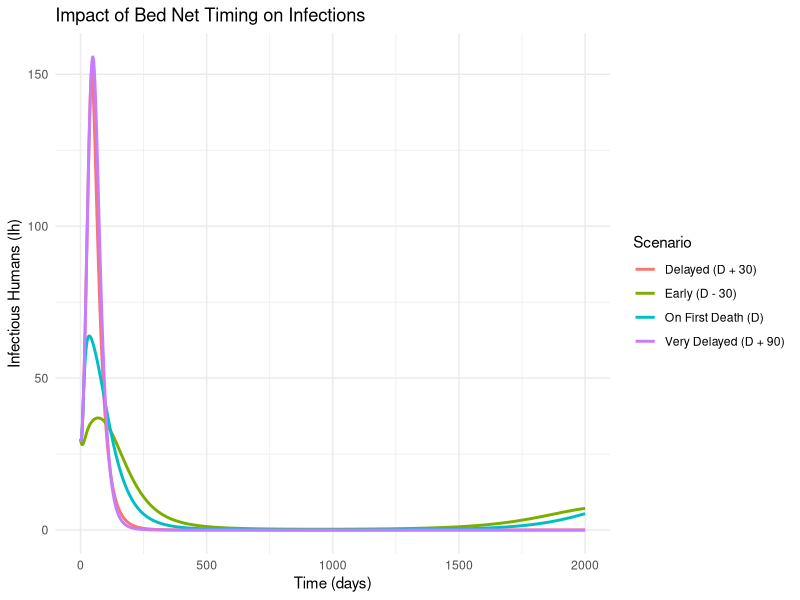
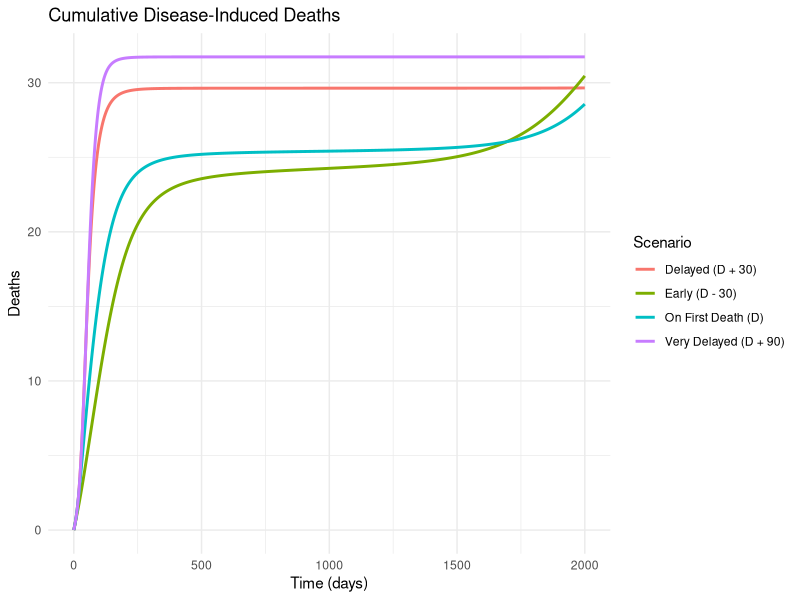
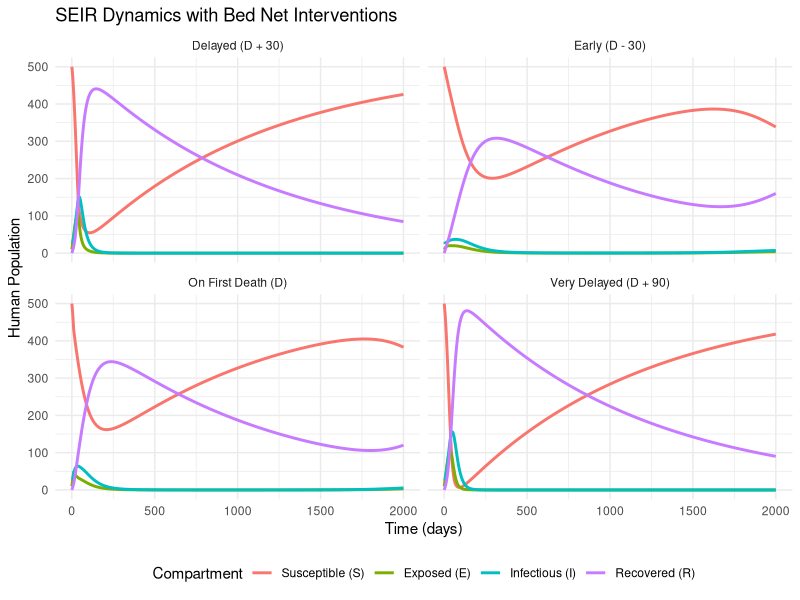
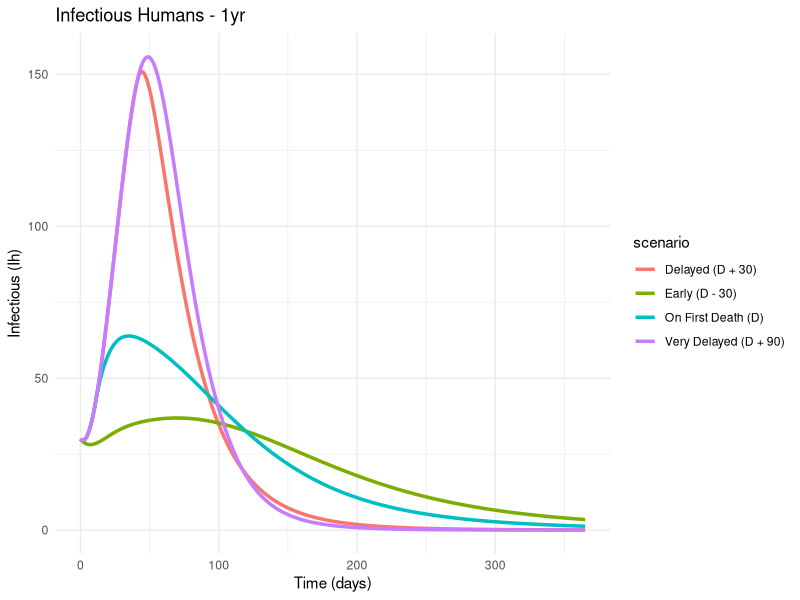
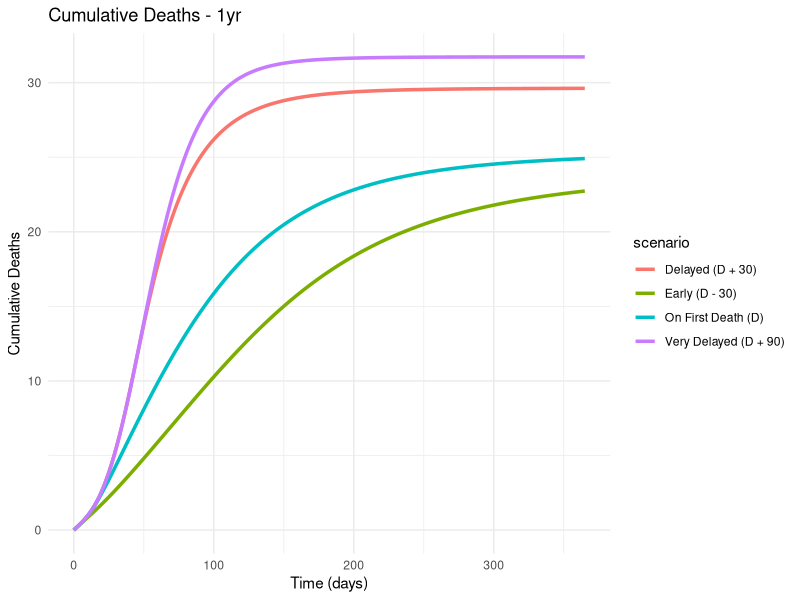
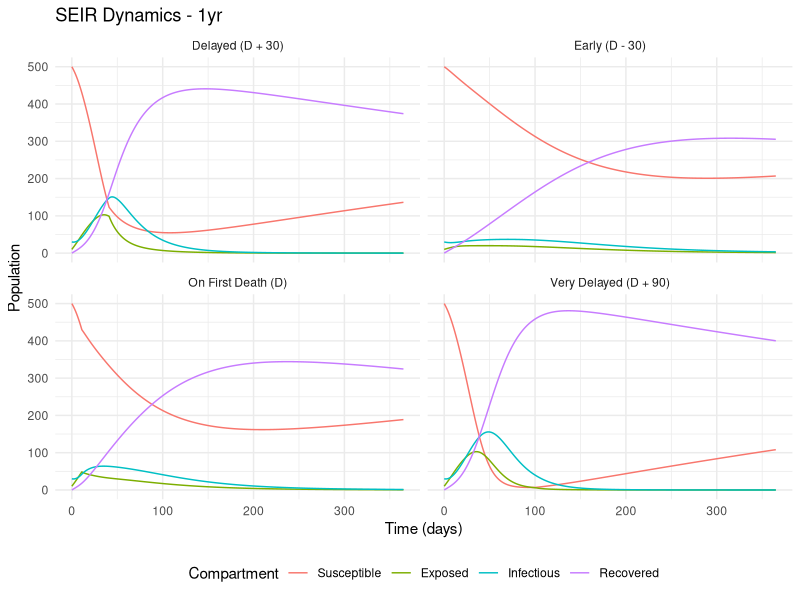
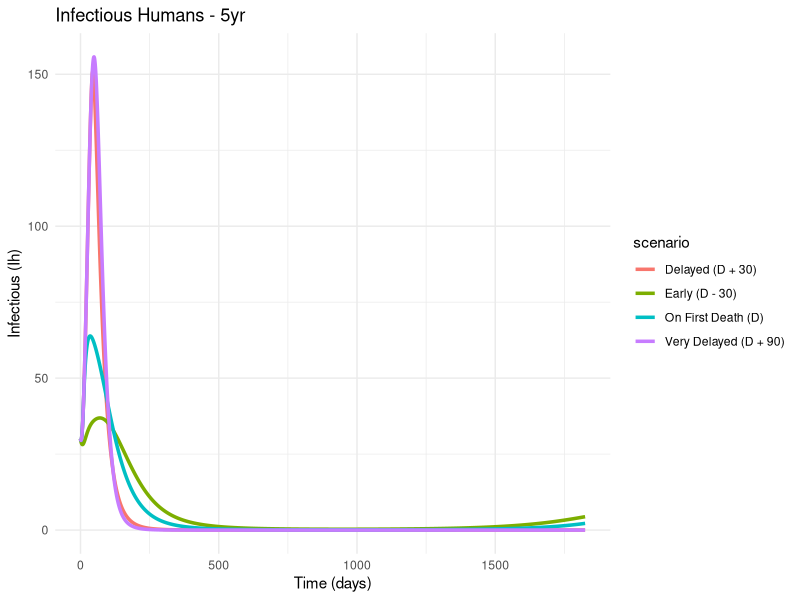
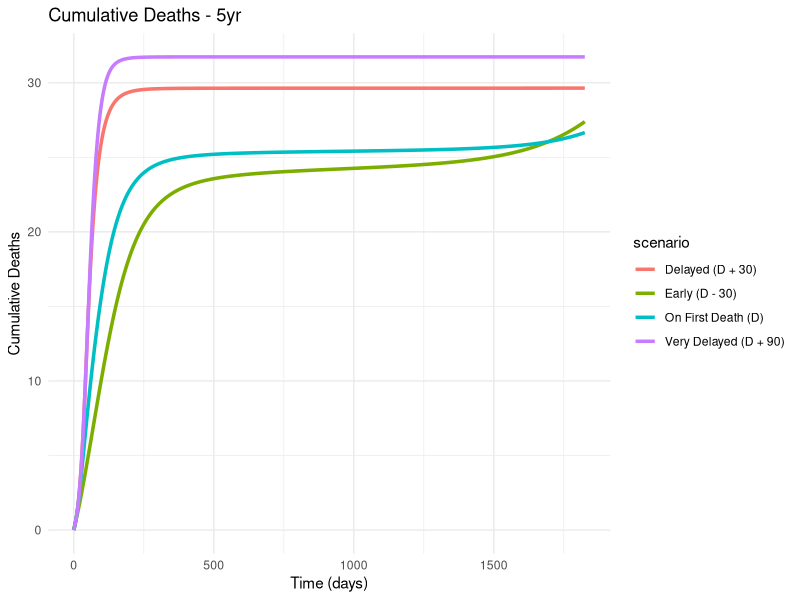

The R script that drew these images, in order:
library(deSolve)
library(ggplot2)
library(dplyr)
library(tidyr)

# ------------------------------------------
# Logistic SEIR-SEI Model with Bed Nets
# ------------------------------------------

diff_HV_bednets_logistic <- function(t, pop, para){
  # State variables
  Sh <- pop[1]; Eh <- pop[2]; Ih <- pop[3]; Rh <- pop[4]
  Ddh <- pop[5]; Dmh <- pop[6]; Sv <- pop[7]; Ev <- pop[8]; Iv <- pop[9]; Dv <- pop[10]
  
  # Totals
  Nh <- Sh + Eh + Ih + Rh
  Nv <- Sv + Ev + Iv
  
  # Time-dependent bed net efficacy
  eta_t <- ifelse(t >= para$t_bednets, para$eta, 0)
  alpha_eff <- (1 - eta_t) * para$alpha
  
  # Force of infection
  lambda_h <- para$f_h * alpha_eff * para$p_h * Iv / Nh
  lambda_v <- para$f_h * alpha_eff * para$p_v * Ih / Nh
  
  # Human equations
  dSh  <- para$b_h * Nh - lambda_h * Sh + para$omega * Rh - para$mu_h * Sh
  dEh  <- lambda_h * Sh - para$sigma_h * Eh - para$mu_h * Eh
  dIh  <- para$sigma_h * Eh - para$gamma * Ih - (para$mu_h + para$d) * Ih
  dRh  <- para$gamma * Ih - para$omega * Rh - para$mu_h * Rh
  dDdh <- para$d * Ih
  dDmh <- para$mu_h * (Sh + Eh + Ih + Rh)
  
  # Vector equations (logistic birth)
  logistic_birth <- para$b_v * Nv * (1 - Nv / para$K_v)
  dSv  <- logistic_birth - lambda_v * Sv - para$mu_v * Sv
  dEv  <- lambda_v * Sv - para$sigma_v * Ev - para$mu_v * Ev
  dIv  <- para$sigma_v * Ev - para$mu_v * Iv
  dDv  <- para$mu_v * (Sv + Ev + Iv)
  
  return(list(c(dSh, dEh, dIh, dRh, dDdh, dDmh, dSv, dEv, dIv, dDv)))
}

# ODE solver
ODE_SEIRSEI_bednets_logistic <- function(para, ICs, maxtime) {
  t_seq <- seq(0, maxtime, by = 1)
  result <- ode(y = ICs, times = t_seq, func = diff_HV_bednets_logistic, parms = para, method = "ode45")
  return(as.data.frame(result))
}

# ------------------------------------------
# Parameters and Initial Setup
# ------------------------------------------
para <- list(
  b_h = 1.1e-5, b_v = 0.25, f_h = 0.6, alpha = 0.8,
  p_h = 0.2, p_v = 0.5, sigma_h = 1/10, sigma_v = 1/15,
  gamma = 1/20, omega = 0.0009, d = 0.003,
  mu_h = 1.1e-5, mu_v = 0.1,
  eta = 0.6,         # bed net efficacy
  t_bednets = Inf,   # intervention day (to be updated in scenarios)
  K_v = 5000         # carrying capacity
)

ICs <- c(
  Sh = 500, Eh = 10, Ih = 30, Rh = 0,
  Ddh = 0, Dmh = 0,
  Sv = 4000, Ev = 100, Iv = 50, Dv = 0
)

maxtime <- 2000

# ------------------------------------------
# Step 1: Run no-intervention to find first death
# ------------------------------------------
para$t_bednets <- Inf
baseline <- ODE_SEIRSEI_bednets_logistic(para, ICs, maxtime)
first_death_day <- which(baseline$Ddh >= 1)[1] - 1
cat("First disease-induced death occurs at day:", first_death_day, "\n")

# ------------------------------------------
# Step 2: Define timings
# ------------------------------------------
timings <- list(
  "Early (D - 30)" = max(0, first_death_day - 30),
  "On First Death (D)" = first_death_day,
  "Delayed (D + 30)" = first_death_day + 30,
  "Very Delayed (D + 90)" = first_death_day + 90
)

# ------------------------------------------
# Step 3: Run simulations
# ------------------------------------------
run_bednet_sim <- function(t_bednets_time, label) {
  para$t_bednets <- t_bednets_time
  sim <- ODE_SEIRSEI_bednets_logistic(para, ICs, maxtime)
  sim$scenario <- label
  return(sim)
}

scenarios <- lapply(names(timings), function(name) {
  run_bednet_sim(timings[[name]], name)
})

all_bednet_scenarios <- do.call(rbind, scenarios)

# ------------------------------------------
# Step 4: Plot infections over time
# ------------------------------------------
ggplot(all_bednet_scenarios, aes(x = time, y = Ih, color = scenario)) +
  geom_line(size = 1) +
  labs(title = "Impact of Bed Net Timing on Infections",
       x = "Time (days)", y = "Infectious Humans (Ih)", color = "Scenario") +
  theme_minimal()

# ------------------------------------------
# Step 5: Plot cumulative deaths
# ------------------------------------------
ggplot(all_bednet_scenarios, aes(x = time, y = Ddh, color = scenario)) +
  geom_line(size = 1) +
  labs(title = "Cumulative Disease-Induced Deaths",
       x = "Time (days)", y = "Deaths", color = "Scenario") +
  theme_minimal()

# ------------------------------------------
# Step 6: Plot full SEIR dynamics
# ------------------------------------------
seir_long <- all_bednet_scenarios %>%
  select(time, scenario, Sh, Eh, Ih, Rh) %>%
  pivot_longer(cols = c("Sh", "Eh", "Ih", "Rh"), names_to = "Compartment", values_to = "Count")

seir_long$Compartment <- factor(seir_long$Compartment,
                                levels = c("Sh", "Eh", "Ih", "Rh"),
                                labels = c("Susceptible (S)", "Exposed (E)", 
                                           "Infectious (I)", "Recovered (R)"))

ggplot(seir_long, aes(x = time, y = Count, color = Compartment)) +
  geom_line(size = 1) +
  facet_wrap(~ scenario, ncol = 2) +
  labs(title = "SEIR Dynamics with Bed Net Interventions",
       x = "Time (days)", y = "Human Population",
       color = "Compartment") +
  theme_minimal() +
  theme(legend.position = "bottom")

# ------------------------------------------
# Step 7: Final cumulative deaths
# ------------------------------------------
end_deaths_bednets <- aggregate(Ddh ~ scenario, data = all_bednet_scenarios[all_bednet_scenarios$time == maxtime, ], max)
print(end_deaths_bednets)


# ------------------------------------------
# Time Horizons: 1 year, 5 years, 10 years
# ------------------------------------------
time_horizons <- list("1yr" = 365, "5yr" = 1825, "10yr" = 3650)
all_runs <- list()

for (label in names(time_horizons)) {
  maxtime <- time_horizons[[label]]
  para$t_bednets <- Inf
  
  # Run baseline to find first disease-induced death
  baseline <- ODE_SEIRSEI_bednets_logistic(para, ICs, maxtime)
  first_death_day <- which(baseline$Ddh >= 1)[1] - 1
  if (is.na(first_death_day)) next
  cat(paste0("\n[", label, "] First death day: ", first_death_day, "\n"))
  
  # Define scenario timings
  timings <- list(
    "Early (D - 30)" = max(0, first_death_day - 30),
    "On First Death (D)" = first_death_day,
    "Delayed (D + 30)" = first_death_day + 30,
    "Very Delayed (D + 90)" = first_death_day + 90
  )
  
  # Run scenarios
  results <- lapply(names(timings), function(scenario) {
    para$t_bednets <- timings[[scenario]]
    sim <- ODE_SEIRSEI_bednets_logistic(para, ICs, maxtime)
    sim$scenario <- scenario
    sim$time_horizon <- label
    return(sim)
  })
  
  all_runs[[label]] <- do.call(rbind, results)
}

# Combine all
all_bednet_data <- do.call(rbind, all_runs)


# Loop over each horizon to plot separately
for (h in unique(all_bednet_data$time_horizon)) {
  df <- filter(all_bednet_data, time_horizon == h)
  
  # Infections
  print(
    ggplot(df, aes(x = time, y = Ih, color = scenario)) +
      geom_line(size = 1.2) +
      labs(title = paste("Infectious Humans -", h),
           x = "Time (days)", y = "Infectious (Ih)") +
      theme_minimal()
  )
  
  # Deaths
  print(
    ggplot(df, aes(x = time, y = Ddh, color = scenario)) +
      geom_line(size = 1.2) +
      labs(title = paste("Cumulative Deaths -", h),
           x = "Time (days)", y = "Cumulative Deaths") +
      theme_minimal()
  )
  
  # SEIR dynamics
  seir_df <- df %>%
    select(time, scenario, Sh, Eh, Ih, Rh) %>%
    pivot_longer(cols = c("Sh", "Eh", "Ih", "Rh"), names_to = "Compartment", values_to = "Count") %>%
    mutate(Compartment = factor(Compartment,
                                levels = c("Sh", "Eh", "Ih", "Rh"),
                                labels = c("Susceptible", "Exposed", "Infectious", "Recovered")))
  
  print(
    ggplot(seir_df, aes(x = time, y = Count, color = Compartment)) +
      geom_line() +
      facet_wrap(~ scenario) +
      labs(title = paste("SEIR Dynamics -", h),
           x = "Time (days)", y = "Population") +
      theme_minimal() +
      theme(legend.position = "bottom")
  )
}

# ------------------------------------------
# Final Summary: Deaths, Peak Infection, Day of Peak
# ------------------------------------------
summary_table <- all_bednet_data %>%
  group_by(scenario, time_horizon) %>%
  summarise(
    final_deaths = round(max(Ddh), 2),
    peak_Ih = round(max(Ih), 2),
    peak_day = time[which.max(Ih)],
    .groups = "drop"
  )

print(summary_table)
